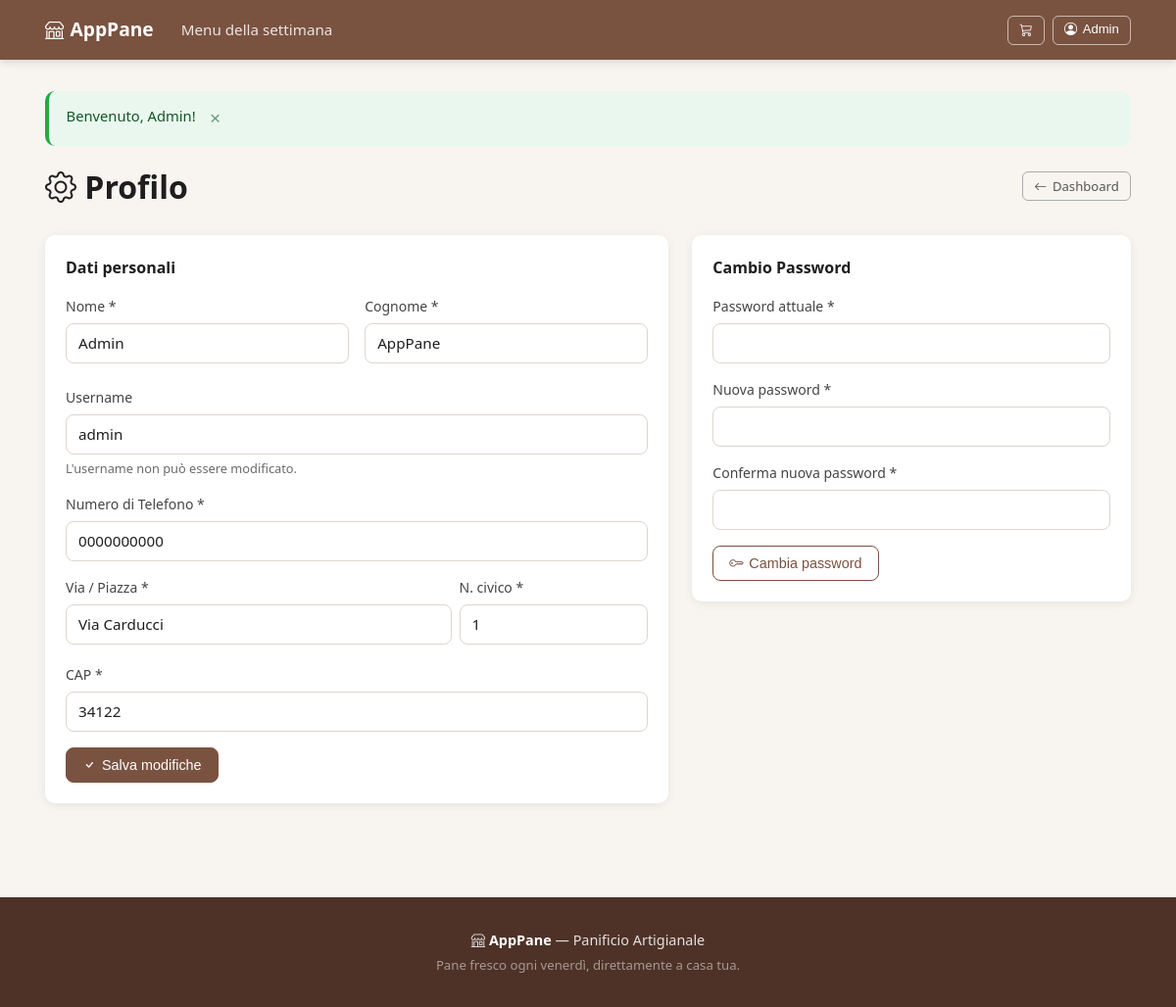
/dashboard/profilo.php (signed in), run on the app's committed database.
### tables this page shows
CREATE TABLE tUtente (
    idUtente INT AUTO_INCREMENT PRIMARY KEY,
    Nome VARCHAR(100) NOT NULL,
    Cognome VARCHAR(100) NOT NULL,
    NomeVia VARCHAR(255) NOT NULL,
    NumeroCivico VARCHAR(10) NOT NULL,
    CAP VARCHAR(10) NOT NULL,
    NumeroTelefono VARCHAR(20) NOT NULL,
    Username VARCHAR(100) UNIQUE NOT NULL,
    Password VARCHAR(255) NOT NULL,
    isAdmin TINYINT(1) NOT NULL DEFAULT 0
);

### includes/auth.php (called while the page is built, shortened)
<?php
require_once __DIR__ . '/functions.php';
function isLoggedIn(): bool {
    return !empty($_SESSION['user_id']);
}
function getUser(): ?array {
    $db = getDB();
    $stmt = $db->prepare("SELECT idUtente, Nome, Cognome, NomeVia, NumeroCivico, CAP, NumeroTelefono, Username FROM tUtente WHERE idUtente = ?");
    $stmt->execute([$_SESSION['user_id']]);
    return $stmt->fetch() ?: null;
}

### dashboard/profilo.php (the view, shortened to what this page needs)
<?php
require_once __DIR__ . '/../includes/header.php';
$user = getUser();
?>
<div class="d-flex justify-content-between align-items-center mb-4">
    <h1><i class="bi bi-gear"></i> Profilo</h1>
    <a href="<?= SITE_URL ?>/dashboard/" class="btn btn-outline-secondary btn-sm">
        <i class="bi bi-arrow-left"></i> Dashboard
    </a>
</div>
<div class="row g-4">
    <div class="col-lg-7">
        <div class="card dash-card">
            <div class="card-body">
                <h5 class="card-title mb-3">Dati personali</h5>
                <form method="POST">
                    <div class="row g-3 mb-3">
                        <div class="col-6">
                            <label class="form-label">Nome *</label>
                            <input type="text" class="form-control" name="nome" value="<?= sanitize($user['Nome']) ?>" required>
                        </div>
                        <div class="col-6">
                            <label class="form-label">Cognome *</label>
                            <input type="text" class="form-control" name="cognome" value="<?= sanitize($user['Cognome']) ?>" required>
                        </div>
                    </div>
                    <div class="mb-3">
                        <label class="form-label">Username</label>
                        <input type="text" class="form-control" value="<?= sanitize($user['Username']) ?>" disabled>
                        <div class="form-text">L'username non può essere modificato.</div>
                    </div>
                    <div class="mb-3">
                        <label class="form-label">Numero di Telefono *</label>
                        <input type="tel" class="form-control" name="telefono" value="<?= sanitize($user['NumeroTelefono']) ?>" required>
                    </div>
                    <div class="row g-2 mb-3">
                        <div class="col-8">
                            <label class="form-label">Via / Piazza *</label>
                            <input type="text" class="form-control" name="nome_via" value="<?= sanitize($user['NomeVia']) ?>" required>
                        </div>
                        <div class="col-4">
                            <label class="form-label">N. civico *</label>
                            <input type="text" class="form-control" name="numero_civico" value="<?= sanitize($user['NumeroCivico']) ?>" required>
                        </div>
                    </div>
                    <div class="mb-3">
                        <label class="form-label">CAP *</label>
                        <input type="text" class="form-control" name="cap" value="<?= sanitize($user['CAP']) ?>" maxlength="10" required>
                    </div>
                    <button type="submit" class="btn btn-bread">
                        <i class="bi bi-check"></i> Salva modifiche
                    </button>
                </form>
            </div>
        </div>
    </div>
    <div class="col-lg-5">
        <div class="card dash-card">
            <div class="card-body">
                <h5 class="card-title mb-3">Cambio Password</h5>
                <form method="POST">
                    <div class="mb-3">
                        <label class="form-label">Password attuale *</label>
                        <input type="password" class="form-control" name="current_password" required>
                    </div>
                    <div class="mb-3">
                        <label class="form-label">Nuova password *</label>
                        <input type="password" class="form-control" name="new_password" minlength="8" required>
                    </div>
                    <div class="mb-3">
                        <label class="form-label">Conferma nuova password *</label>
                        <input type="password" class="form-control" name="confirm_password" required>
                    </div>
                    <button type="submit" class="btn btn-outline-bread">
                        <i class="bi bi-key"></i> Cambia password
                    </button>
                </form>
            </div>
        </div>
    </div>
</div>
<?php require_once __DIR__ . '/../includes/footer.php'; ?>

### includes/header.php (shortened to what this page needs)
<?php
require_once __DIR__ . '/auth.php';
$currentUser = isLoggedIn() ? getUser() : null;
?>
<!DOCTYPE html>
<html lang="it">
<head>
    <link href="<?= SITE_URL ?>/assets/css/bootstrap-icons.min.css" rel="stylesheet">
    <link href="<?= SITE_URL ?>/assets/css/style.css?v=2" rel="stylesheet">
</head>
<body>
<nav class="navbar sticky-top">
    <div class="container">
        <a class="navbar-brand" href="<?= SITE_URL ?>/landing.php">
            <i class="bi bi-shop"></i> <?= SITE_NAME ?>
        </a>
        <div class="navbar-collapse" id="navMain">
            <ul class="navbar-nav me-auto">
                <li class="nav-item">
                    <a class="nav-link" href="<?= SITE_URL ?>/">Menu della settimana</a>
                </li>
            </ul>
        </div>
        <div class="nav-actions">
            <a href="<?= SITE_URL ?>/carrello/" class="btn btn-outline-light btn-sm position-relative">
                <i class="bi bi-cart3"></i>
            </a>
            <?php if (isLoggedIn()): ?>
                <div class="dropdown">
                    <button class="btn btn-outline-light btn-sm dropdown-toggle" type="button">
                        <i class="bi bi-person-circle"></i>
                        <?= sanitize($currentUser['Nome'] ?? '') ?>
                    </button>
                </div>
            <?php else: ?>
                <a href="<?= SITE_URL ?>/auth/login.php" class="btn btn-outline-light btn-sm">
                    <i class="bi bi-person"></i> Accedi
                </a>
            <?php endif; ?>
        </div>
    </div>
</nav>
<main class="container py-4">
    <?= renderFlash() ?>

### assets/css/style.css (style rules this page uses)
:root { --brown: #7A5240; --brown-dk: #4E3228; --brown-lt: #F0E6DE; --bg: #F8F5F1; --white: #FFFFFF; --text: #1E1E1E; --muted: #6B6B6B; --border: #DDD6CE; --gold: #C4862A; --radius: 10px; --shadow: 0 2px 10px rgba(0,0,0,0.07); }
*, *::before, *::after { box-sizing: border-box; margin: 0; padding: 0; }
html { scroll-behavior: smooth; }
body { font-family: 'Segoe UI', system-ui, -apple-system, sans-serif; font-size: 1rem; line-height: 1.6; color: var(--text); background: var(--bg); }
a { color: var(--brown); text-decoration: none; }
.container { max-width: 1140px; margin: 0 auto; padding: 0 1rem; width: 100%; }
.row { display: flex; flex-wrap: wrap; margin: 0 -0.5rem; }
.row > * { padding: 0 0.5rem; min-width: 0; width: 100%; }
.g-2 { margin: -0.25rem; }
.g-2 > * { padding: 0.25rem; }
.g-3 { margin: -0.5rem; }
.g-3 > * { padding: 0.5rem; }
.g-4 { margin: -0.75rem; }
.g-4 > * { padding: 0.75rem; }
.col-4 { width: 33.333%; }
.col-6 { width: 50%; }
.col-8 { width: 66.667%; }
@media (min-width: 992px) { .col-lg-5 { width: 41.667%; } }
@media (min-width: 992px) { .col-lg-7 { width: 58.333%; } }
.navbar { background: var(--brown); padding: 0.75rem 0; position: sticky; top: 0; z-index: 1000; box-shadow: 0 2px 8px rgba(0,0,0,0.15); }
.navbar .container { display: flex; align-items: center; gap: 1rem; flex-wrap: wrap; }
.navbar-brand { color: #fff !important; font-weight: 700; font-size: 1.2rem; display: flex; align-items: center; gap: 0.4rem; text-decoration: none; white-space: nowrap; }
.navbar-nav { display: flex; list-style: none; gap: 0.25rem; margin: 0; padding: 0; }
.nav-link { color: rgba(255,255,255,0.85); padding: 0.4rem 0.75rem; border-radius: 6px; font-size: 0.95rem; transition: background 0.2s; text-decoration: none; display: block; }
.navbar-collapse { display: flex; align-items: center; gap: 1rem; flex: 1; }
.navbar-collapse .navbar-nav { flex: 1; }
.nav-actions { display: flex; align-items: center; gap: 0.5rem; }
.dropdown { position: relative; }
.btn { display: inline-flex; align-items: center; gap: 0.35rem; padding: 0.45rem 1rem; font-size: 0.9rem; font-weight: 500; border-radius: 8px; border: 1px solid transparent; cursor: pointer; transition: all 0.2s; text-decoration: none; white-space: nowrap; line-height: 1.4; }
.btn-sm { padding: 0.3rem 0.7rem; font-size: 0.82rem; border-radius: 6px; }
.btn-bread { background: var(--brown); color: #fff; border-color: var(--brown); }
.btn-outline-bread { background: transparent; color: var(--brown); border-color: var(--brown); }
.btn-outline-light { background: transparent; color: #fff; border-color: rgba(255,255,255,0.6); }
.btn-outline-secondary { background: transparent; color: #555; border-color: #aaa; }
label, .form-label { display: block; font-size: 0.875rem; font-weight: 500; margin-bottom: 0.35rem; color: #444; }
.form-control, input[type="text"], input[type="email"], input[type="password"], input[type="tel"], input[type="number"], textarea, select { display: block; width: 100%; padding: 0.5rem 0.75rem; font-size: 0.95rem; font-family: inherit; color: var(--text); background: #fff; border: 1px solid var(--border); border-radius: 8px; transition: border-color 0.2s, box-shadow 0.2s; line-height: 1.5; }
.form-text { font-size: 0.8rem; color: var(--muted); margin-top: 0.25rem; }
.card { background: #fff; border-radius: var(--radius); border: 1px solid var(--border); }
.card-body { padding: 1.25rem; }
.card-title { font-size: 1rem; font-weight: 600; margin-bottom: 0.5rem; }
.dash-card { box-shadow: var(--shadow); border-color: transparent; }
.btn.position-relative { position: relative; }
.position-relative { position: relative; }
.sticky-top { position: sticky; top: 0; z-index: 1000; }
.d-flex { display: flex; }
.align-items-center { align-items: center; }
.justify-content-between { justify-content: space-between; }
.me-auto { margin-right: auto; }
.mb-3 { margin-bottom: 1rem; }
.mb-4 { margin-bottom: 1.5rem; }
.py-4 { padding-top: 1.5rem; padding-bottom: 1.5rem; }
main.container { padding-top: 2rem; padding-bottom: 2rem; }

### data on the page
tutente: Nome "Admin", nome "Admin", cognome "AppPane", Username "admin", telefono "0000000000", nome_via "Via Carducci", numero_civico "1", cap "34122"

### other printed values
SITE_NAME "AppPane"
$flash['message'] "Benvenuto, Admin!"
